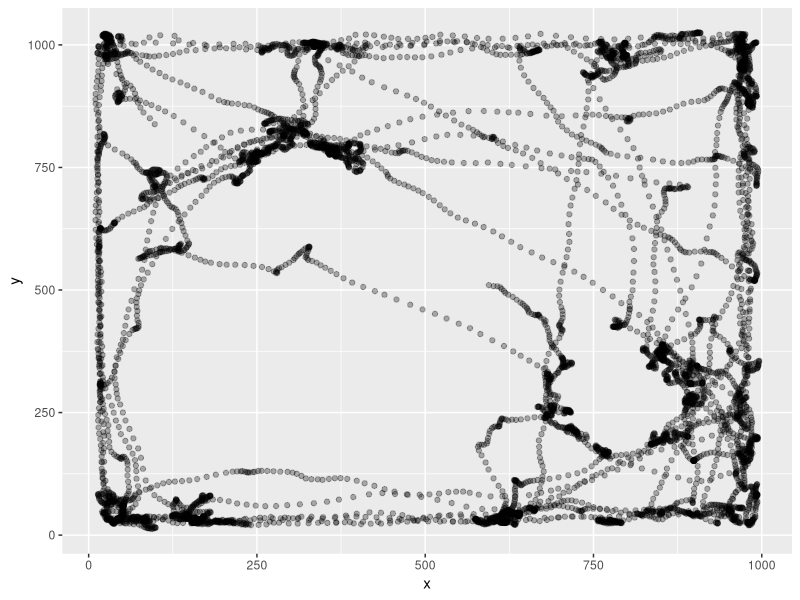
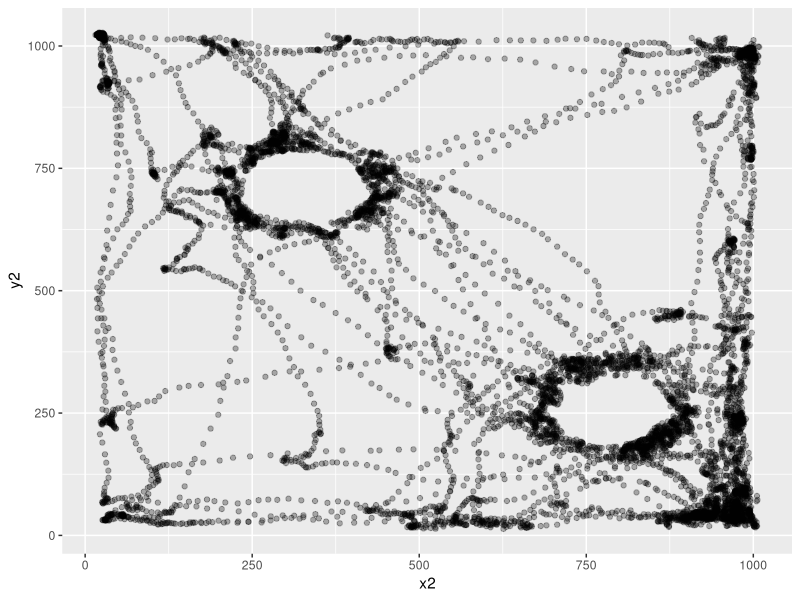
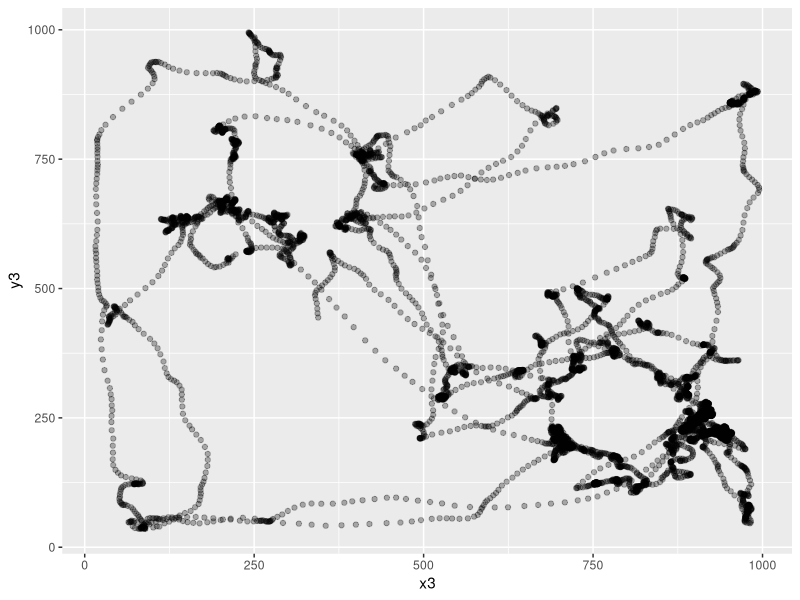
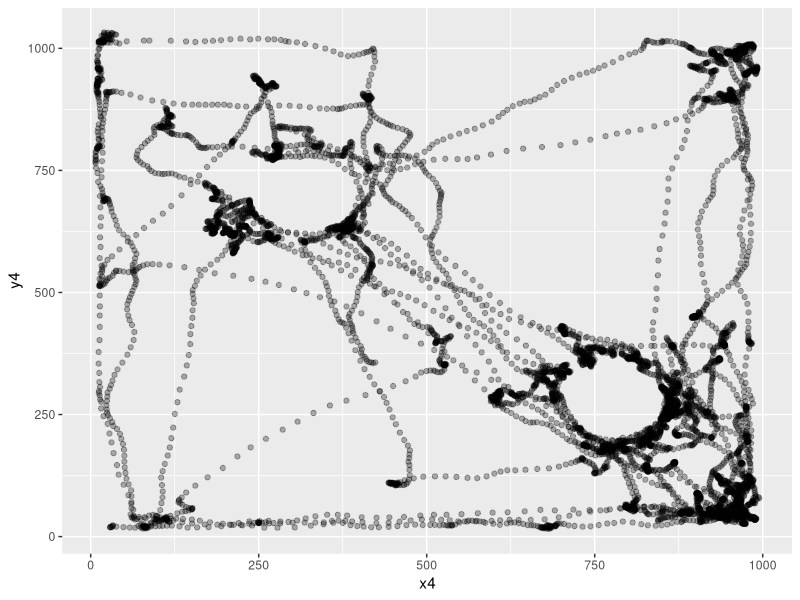
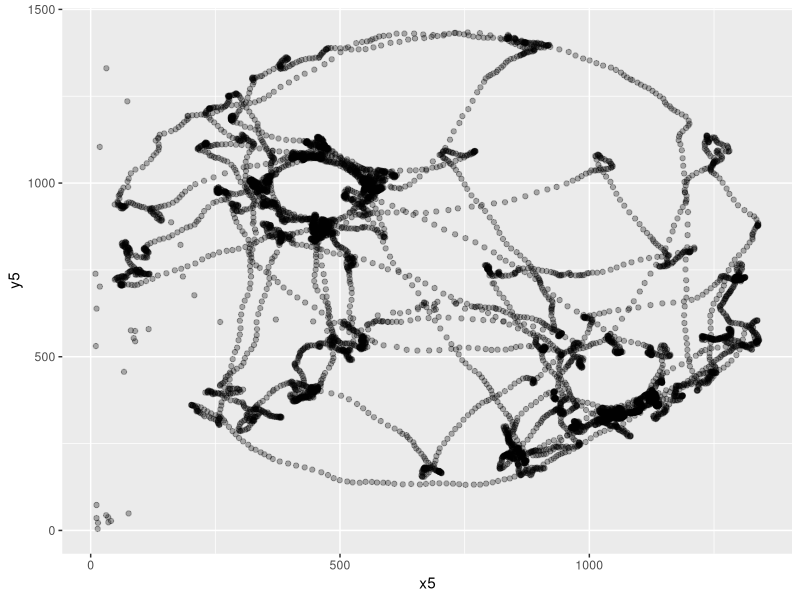
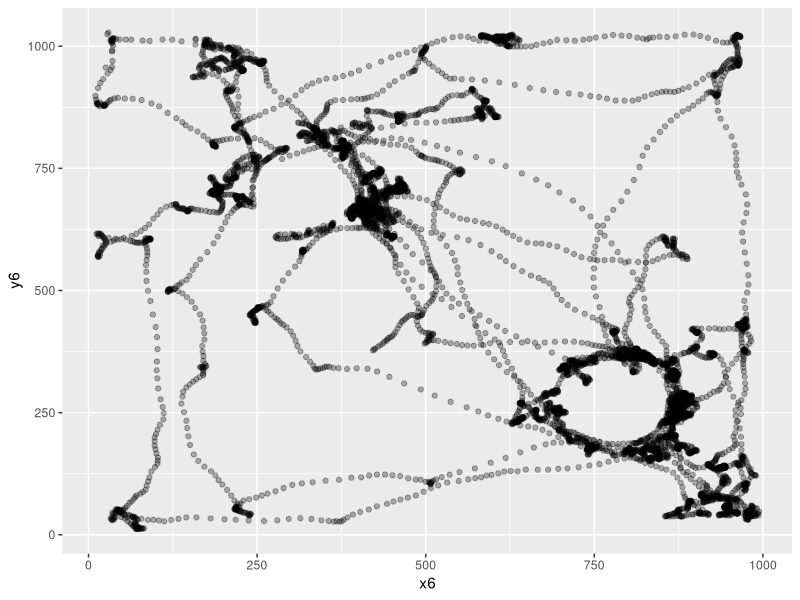

These charts were generated, in order, by the following R code: (Note: this script raises an error after producing the figures.)
rm(list = ls())
library(tidyverse)
SimilarLearn <- read_csv("240705_r1567_0_similar_learn.csv")
SimilarLearn <- SimilarLearn %>%
  select(!15:24) %>%
  filter(Value.Item1.Item2>71) %>%
  rename(pixelx = Value.Item1.Item3.X, pixely = Value.Item1.Item3.Y, TimePoint = Value.Item1.Item2) %>%
  select(!1, !14)
x1 <- c(SimilarLearn$pixelx)
y1 <- c(SimilarLearn$pixely)
df1 <- data.frame(x = x1, y = y1)
p1 <- ggplot(df1, aes(x = x, y = y)) +
  geom_point(alpha = 0.3)
p1
library(ggforce)
p1circle <- p1 + geom_circle(aes(x0 = 324, y0 = 715, r = 125), color = "red")
p1circle <- p1circle + geom_circle(aes(x0 = 787, y0 = 271, r = 125), color = "red")
p1circle <- p1circle +
  ggtitle("similar")
radius <- 125
center_x1 <- 324
center_y1 <- 715
df1$distance <- sqrt((df1$x - center_x1)^2 + (df1$y - center_y1)^2)
points_in_circle1 <- sum(df1$distance <= radius)
print(points_in_circle1)
center_x2 <- 787
center_y2 <- 271
df1$distance1 <- sqrt((df1$x - center_x2)^2 + (df1$y - center_y2)^2)
points_in_circle2 <- sum(df1$distance1 <= radius)
print(points_in_circle2)
BaselineLearn <- read_csv("240705_r1567_1_baseline_learn.csv")
BaselineLearn <- BaselineLearn %>%
  select(!15:24) %>%
  filter(Value.Item1.Item2>91) %>%
  rename(pixelx = Value.Item1.Item3.X, pixely = Value.Item1.Item3.Y, TimePoint = Value.Item1.Item2) %>%
  select(!1, !14)
x2 <- c(BaselineLearn$pixelx)
y2 <- c(BaselineLearn$pixely)
df2 <- data.frame(x = x2, y = y2)
p2 <- ggplot(df2, aes(x = x2, y = y2)) +
  geom_point(alpha = 0.3)
p2
p2circle <- p2 + geom_circle(aes(x0 = 334, y0 = 710, r = 125), color = "blue")
p2circle <- p2circle + geom_circle(aes(x0 = 788, y0 = 271, r = 125), color = "blue")
p2circle <- p2circle +
  ggtitle("baseline")
radius <- 125
center_x1 <- 330
center_y1 <- 710
df2$distance <- sqrt((df2$x - center_x1)^2 + (df2$y - center_y1)^2)
points_in_circle2 <- sum(df2$distance <= radius)
print(points_in_circle2)
center_x2 <- 788
center_y2 <- 271
df2$distance1 <- sqrt((df2$x - center_x2)^2 + (df2$y - center_y2)^2)
points_in_circle2 <- sum(df2$distance1 <= radius)
print(points_in_circle2)
SimilarTest <- read_csv("240705_r1567_2_similar_test.csv")
SimilarTest <- SimilarTest %>%
  select(!15:24) %>%
  filter(Value.Item1.Item2>71) %>%
  rename(pixelx = Value.Item1.Item3.X, pixely = Value.Item1.Item3.Y, TimePoint = Value.Item1.Item2) %>%
  select(!1, !14)
x3 <- c(SimilarTest$pixelx)
y3 <- c(SimilarTest$pixely)
df3 <- data.frame(x = x3, y = y3)
p3 <- ggplot(df3, aes(x = x3, y = y3)) +
  geom_point(alpha = 0.3)
p3
p3circle <- p3 + geom_circle(aes(x0 = 324, y0 = 705, r = 125), color = "red")
p3circle <- p3circle + geom_circle(aes(x0 = 783, y0 = 266, r = 125), color = "blue")
p3circle <- p3circle +
  ggtitle("similar")
radius <- 125
center_x3 <- 324
center_y3 <- 705
df3$distance <- sqrt((df3$x - center_x3)^2 + (df3$y - center_y3)^2)
points_in_circle3 <- sum(df3$distance <= radius)
print(points_in_circle3)
center_x3 <- 783
center_y3 <- 266
df3$distance1 <- sqrt((df3$x - center_x3)^2 + (df3$y - center_y3)^2)
points_in_circle3 <- sum(df1$distance1 <= radius)
print(points_in_circle3)
BaselineLearn1 <- read_csv("240705_r1567_3_baseline_learn.csv")
BaselineLearn1 <- BaselineLearn1 %>%
  select(!15:24) %>%
  filter(Value.Item1.Item2>71) %>%
  rename(pixelx = Value.Item1.Item3.X, pixely = Value.Item1.Item3.Y, TimePoint = Value.Item1.Item2) %>%
  select(!1, !14)
x4 <- c(BaselineLearn1$pixelx)
y4 <- c(BaselineLearn1$pixely)
df4 <- data.frame(x = x4, y = y4)
p4 <- ggplot(df4, aes(x = x4, y = y4)) +
  geom_point(alpha = 0.3)
p4
p4circle <- p4 + geom_circle(aes(x0 = 314, y0 = 705, r = 125), color = "purple")
p4circle <- p4circle + geom_circle(aes(x0 = 783, y0 = 276, r = 125), color = "purple")
p4circle <- p4circle +
  ggtitle("baseline")
radius <- 125
center_x4 <- 314
center_y4 <- 705
df4$distance <- sqrt((df4$x - center_x4)^2 + (df4$y - center_y4)^2)
points_in_circle4 <- sum(df4$distance <= radius)
print(points_in_circle4)
center_x4 <- 783
center_y4 <- 276
df4$distance1 <- sqrt((df4$x - center_x4)^2 + (df4$y - center_y4)^2)
points_in_circle4 <- sum(df4$distance1 <= radius)
print(points_in_circle4)
DifferentLearn <- read_csv("240705_r1567_4_different_learn.csv")
DifferentLearn <- DifferentLearn %>%
  select(!15:24) %>%
  filter(Value.Item1.Item2>94) %>%
  rename(pixelx = Value.Item1.Item3.X, pixely = Value.Item1.Item3.Y, TimePoint = Value.Item1.Item2) %>%
  select(!1, !14)
x5 <- c(DifferentLearn$pixelx)
y5 <- c(DifferentLearn$pixely)
df5 <- data.frame(x = x5, y = y5)
p5 <- ggplot(df5, aes(x = x5, y = y5)) +
  geom_point(alpha = 0.3)
p5
p5circle <- p5 + geom_circle(aes(x0 = 457, y0 = 994, r = 125), color = "green")
p5circle <- p5circle + geom_circle(aes(x0 = 1025, y0 = 452, r = 125), color = "green")
p5circle <- p5circle +
  ggtitle("different")
radius <- 125
center_x5 <- 457
center_y5 <- 994
df5$distance <- sqrt((df5$x - center_x5)^2 + (df5$y - center_y5)^2)
points_in_circle5 <- sum(df5$distance <= radius)
print(points_in_circle5)
center_x6 <- 1025
center_y6 <- 452
df5$distance1 <- sqrt((df5$x - center_x6)^2 + (df5$y - center_y6)^2)
points_in_circle6 <- sum(df5$distance1 <= radius)
print(points_in_circle6)
BaselineTest <- read_csv("240705_r1567_5_baseline_test.csv")
BaselineTest <- BaselineTest %>%
  select(!15:24) %>%
  filter(Value.Item1.Item2>71) %>%
  rename(pixelx = Value.Item1.Item3.X, pixely = Value.Item1.Item3.Y, TimePoint = Value.Item1.Item2) %>%
  select(!1, !14)
x6 <- c(BaselineTest$pixelx)
y6 <- c(BaselineTest$pixely)
df6 <- data.frame(x = x6, y = y6)
p6 <- ggplot(df6, aes(x = x6, y = y6)) +
  geom_point(alpha = 0.3)
p6
p6circle <- p6 + geom_circle(aes(x0 = 324, y0 = 705, r = 125), color = "purple")
p6circle <- p6circle + geom_circle(aes(x0 = 783, y0 = 266, r = 125), color = "green")
p6circle <- p6circle +
  ggtitle("baseline")
radius <- 125
center_x6 <- 324
center_y6 <- 705
df6$distance <- sqrt((df6$x - center_x6)^2 + (df6$y - center_y6)^2)
points_in_circle6 <- sum(df6$distance <= radius)
print(points_in_circle6)
center_x6 <- 783
center_y6 <- 266
df6$distance1 <- sqrt((df6$x - center_x6)^2 + (df6$y - center_y6)^2)
points_in_circle6 <- sum(df6$distance1 <= radius)
print(points_in_circle6)
library(gridExtra)
grid.arrange(p1circle, p2circle, p3circle, p4circle, p5circle, p6circle, nrow = 2, ncol = 3)

